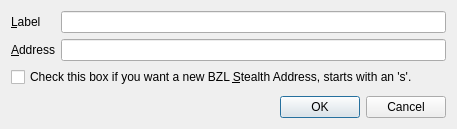
<?xml version="1.0" encoding="UTF-8"?>
<ui version="4.0">
 <class>EditAddressDialog</class>
 <widget class="QDialog" name="EditAddressDialog">
  <property name="geometry">
   <rect>
    <x>0</x>
    <y>0</y>
    <width>457</width>
    <height>129</height>
   </rect>
  </property>
  <property name="windowTitle">
   <string>Edit Address</string>
  </property>
  <layout class="QVBoxLayout" name="verticalLayout">
   <item>
    <layout class="QFormLayout" name="formLayout">
     <property name="fieldGrowthPolicy">
      <enum>QFormLayout::AllNonFixedFieldsGrow</enum>
     </property>
     <item row="0" column="0">
      <widget class="QLabel" name="label">
       <property name="text">
        <string>&amp;Label</string>
       </property>
       <property name="buddy">
        <cstring>labelEdit</cstring>
       </property>
      </widget>
     </item>
     <item row="0" column="1">
      <widget class="QLineEdit" name="labelEdit">
       <property name="toolTip">
        <string>The label associated with this address book entry</string>
       </property>
      </widget>
     </item>
     <item row="1" column="0">
      <widget class="QLabel" name="label_2">
       <property name="text">
        <string>&amp;Address</string>
       </property>
       <property name="buddy">
        <cstring>addressEdit</cstring>
       </property>
      </widget>
     </item>
     <item row="1" column="1">
      <widget class="QLineEdit" name="addressEdit">
       <property name="toolTip">
        <string>The address associated with this address book entry. This can only be modified for sending addresses.</string>
       </property>
      </widget>
     </item>
     <item row="2" column="0" colspan="2">
      <widget class="QCheckBox" name="stealthCB">
       <property name="text">
        <string>Check this box if you want a new BZL &amp;Stealth Address, starts with an 's'.</string>
       </property>
      </widget>
     </item>
    </layout>
   </item>
   <item>
    <widget class="QDialogButtonBox" name="buttonBox">
     <property name="orientation">
      <enum>Qt::Horizontal</enum>
     </property>
     <property name="standardButtons">
      <set>QDialogButtonBox::Cancel|QDialogButtonBox::Ok</set>
     </property>
    </widget>
   </item>
  </layout>
 </widget>
 <resources/>
 <connections>
  <connection>
   <sender>buttonBox</sender>
   <signal>accepted()</signal>
   <receiver>EditAddressDialog</receiver>
   <slot>accept()</slot>
   <hints>
    <hint type="sourcelabel">
     <x>248</x>
     <y>254</y>
    </hint>
    <hint type="destinationlabel">
     <x>157</x>
     <y>274</y>
    </hint>
   </hints>
  </connection>
  <connection>
   <sender>buttonBox</sender>
   <signal>rejected()</signal>
   <receiver>EditAddressDialog</receiver>
   <slot>reject()</slot>
   <hints>
    <hint type="sourcelabel">
     <x>316</x>
     <y>260</y>
    </hint>
    <hint type="destinationlabel">
     <x>286</x>
     <y>274</y>
    </hint>
   </hints>
  </connection>
 </connections>
</ui>
